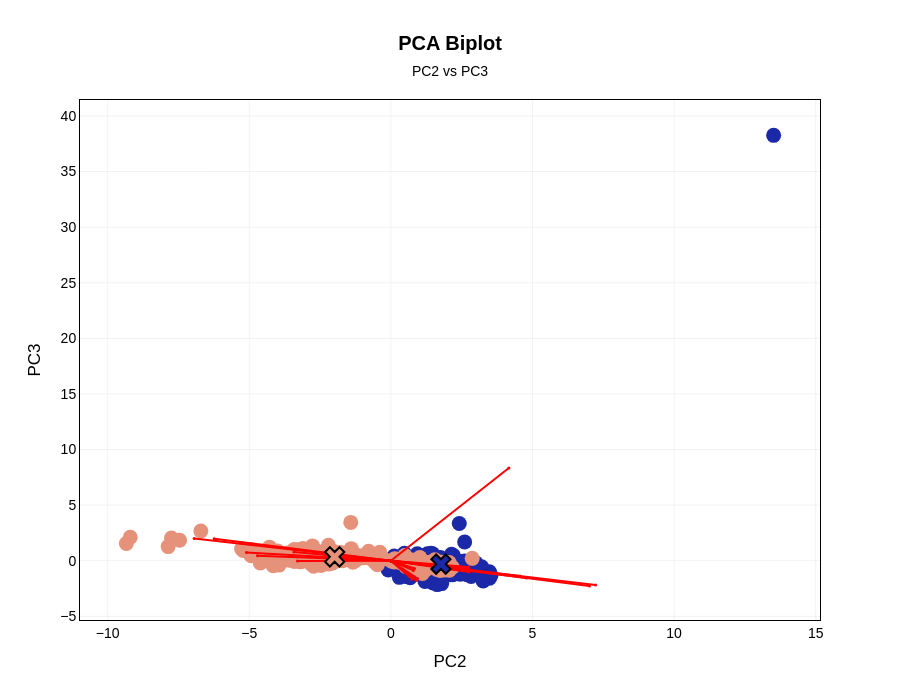

The cell this chart's notebook holds for it:
### Markdown cell above
## PC2-PC3 biplot

### Code cell
interactive_PCA_biplot(score=x_new, 
                       coeff=pca.components_.T, 
                       labels=sampled_GS.columns[:-1], 
                       y=y,
                       selected_vars=selected_vars, 
                       pc_indices=(1, 2))

### Figure 1 — Plotly figure (JSON) as saved in the notebook; plotly's stock layout.template omitted (floating-point values rounded to 4 significant figures; data arrays with more than 128 entries replaced by an {"elided": "..."} marker saying what was removed)
{"data": [{"hoverinfo": "text", "marker": {"color": "#1b29a8", "size": 15}, "mode": "markers", "showlegend": true, "text": {"elided": "238 str values"}, "type": "scatter", "x": {"elided": "238 float values"}, "y": {"elided": "238 float values"}}, {"hoverinfo": "text", "marker": {"color": "#e6927b", "size": 15}, "mode": "markers", "showlegend": true, "text": {"elided": "212 str values"}, "type": "scatter", "x": {"elided": "212 float values"}, "y": {"elided": "212 float values"}}, {"hoverinfo": "text", "hovertext": "total_arm_speed_peak_n", "line": {"color": "red"}, "marker": {"size": 3}, "mode": "lines+markers", "type": "scatter", "x": [0, 7.012], "y": [0, -2.276]}, {"hoverinfo": "text", "hovertext": "total_arm_speed_ipi_avg", "line": {"color": "red"}, "marker": {"size": 3}, "mode": "lines+markers", "type": "scatter", "x": [0, -6.237], "y": [0, 1.972]}, {"hoverinfo": "text", "hovertext": "total_arm_speed_integral", "line": {"color": "red"}, "marker": {"size": 3}, "mode": "lines+markers", "type": "scatter", "x": [0, 4.166], "y": [0, 8.345]}, {"hoverinfo": "text", "hovertext": "total_arm_acceleration_Gmean", "line": {"color": "red"}, "marker": {"size": 3}, "mode": "lines+markers", "type": "scatter", "x": [0, -4.709], "y": [0, 0.4497]}, {"hoverinfo": "text", "hovertext": "total_arm_acceleration_Gstd", "line": {"color": "red"}, "marker": {"size": 3}, "mode": "lines+markers", "type": "scatter", "x": [0, -3.298], "y": [0, -0.03042]}, {"hoverinfo": "text", "hovertext": "total_arm_acceleration_peak_mean", "line": {"color": "red"}, "marker": {"size": 3}, "mode": "lines+markers", "type": "scatter", "x": [0, -5.098], "y": [0, 0.7465]}, {"hoverinfo": "text", "hovertext": "total_arm_acceleration_peak_n", "line": {"color": "red"}, "marker": {"size": 3}, "mode": "lines+markers", "type": "scatter", "x": [0, 7.23], "y": [0, -2.191]}, {"hoverinfo": "text", "hovertext": "total_arm_acceleration_ipi_avg", "line": {"color": "red"}, "marker": {"size": 3}, "mode": "lines+markers", "type": "scatter", "x": [0, -6.946], "y": [0, 2.0]}, {"hoverinfo": "text", "hovertext": "lwrist_centre_Gstd", "line": {"color": "red"}, "marker": {"size": 3}, "mode": "lines+markers", "type": "scatter", "x": [0, 0.7509], "y": [0, -1.657]}, {"hoverinfo": "text", "hovertext": "lwrist_centre_peak_std", "line": {"color": "red"}, "marker": {"size": 3}, "mode": "lines+markers", "type": "scatter", "x": [0, 0.9428], "y": [0, -1.603]}, {"hoverinfo": "text", "hovertext": "lwrist_centre_peak_n", "line": {"color": "red"}, "marker": {"size": 3}, "mode": "lines+markers", "type": "scatter", "x": [0, 4.562], "y": [0, -1.375]}, {"hoverinfo": "text", "hovertext": "lwrist_centre_ts_range", "line": {"color": "red"}, "marker": {"size": 3}, "mode": "lines+markers", "type": "scatter", "x": [0, 0.8997], "y": [0, -1.758]}, {"hoverinfo": "text", "hovertext": "rwrist_centre_Gmean", "line": {"color": "red"}, "marker": {"size": 3}, "mode": "lines+markers", "type": "scatter", "x": [0, 0.8351], "y": [0, -0.6946]}, {"hoverinfo": "text", "hovertext": "rwrist_centre_Gstd", "line": {"color": "red"}, "marker": {"size": 3}, "mode": "lines+markers", "type": "scatter", "x": [0, 2.762], "y": [0, -0.6904]}, {"hoverinfo": "text", "hovertext": "rwrist_centre_peak_mean", "line": {"color": "red"}, "marker": {"size": 3}, "mode": "lines+markers", "type": "scatter", "x": [0, 0.7947], "y": [0, -0.8766]}, {"hoverinfo": "text", "hovertext": "rwrist_centre_peak_std", "line": {"color": "red"}, "marker": {"size": 3}, "mode": "lines+markers", "type": "scatter", "x": [0, 2.734], "y": [0, -0.572]}, {"hoverinfo": "text", "hovertext": "rwrist_centre_peak_n", "line": {"color": "red"}, "marker": {"size": 3}, "mode": "lines+markers", "type": "scatter", "x": [0, 4.787], "y": [0, -1.556]}, {"hoverinfo": "text", "hovertext": "rwrist_centre_sampen", "line": {"color": "red"}, "marker": {"size": 3}, "mode": "lines+markers", "type": "scatter", "x": [0, -3.425], "y": [0, 0.7846]}, {"hoverinfo": "text", "hovertext": "rwrist_centre_ts_range", "line": {"color": "red"}, "marker": {"size": 3}, "mode": "lines+markers", "type": "scatter", "x": [0, 2.762], "y": [0, -1.019]}, {"marker": {"color": "#1b29a8", "line": {"color": "black", "width": 2}, "size": 17, "symbol": "x"}, "mode": "markers+text", "type": "scatter", "x": [1.768], "y": [-0.3086]}, {"marker": {"color": "#e6927b", "line": {"color": "black", "width": 2}, "size": 17, "symbol": "x"}, "mode": "markers+text", "type": "scatter", "x": [-1.985], "y": [0.3465]}], "layout": {"font": {"color": "black", "family": "Arial", "size": 14}, "height": 700, "hovermode": "closest", "paper_bgcolor": "white", "plot_bgcolor": "white", "showlegend": false, "title": {"text": "<b>PCA Biplot</b><br><span style='font-size:14px;'>PC2 vs PC3</span>", "x": 0.5, "xanchor": "center"}, "width": 900, "xaxis": {"gridcolor": "rgba(0,0,0,0.05)", "linecolor": "black", "mirror": true, "title": {"text": "PC2"}, "zeroline": false}, "yaxis": {"gridcolor": "rgba(0,0,0,0.05)", "linecolor": "black", "mirror": true, "title": {"text": "PC3"}, "zeroline": false}}}
